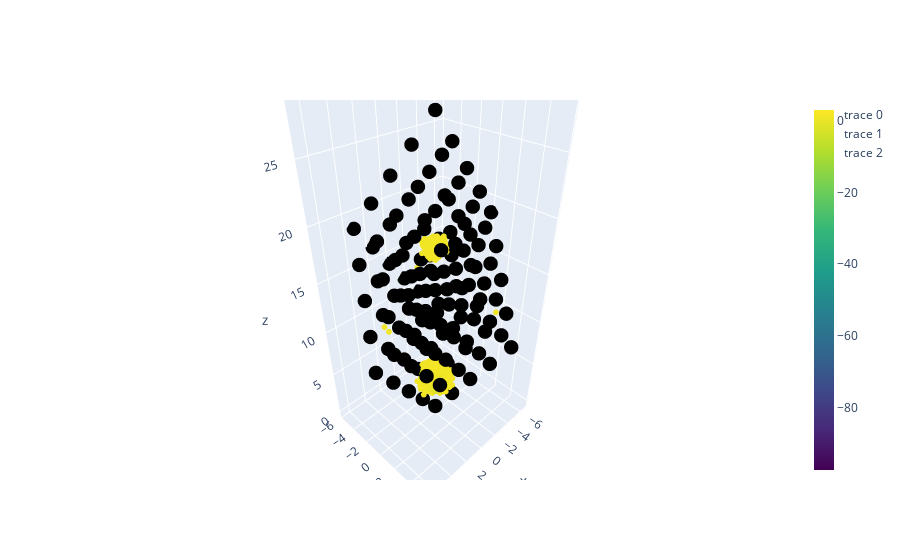

Notebook cell for this chart:
### Code cell
XGChi0.Vis_tool(chi0rr_prim, R3D_prim, A_prim, B_prim, C_prim, ngkpt_prim, natom_prim, xred_prim, N=10000, isomin=1)
